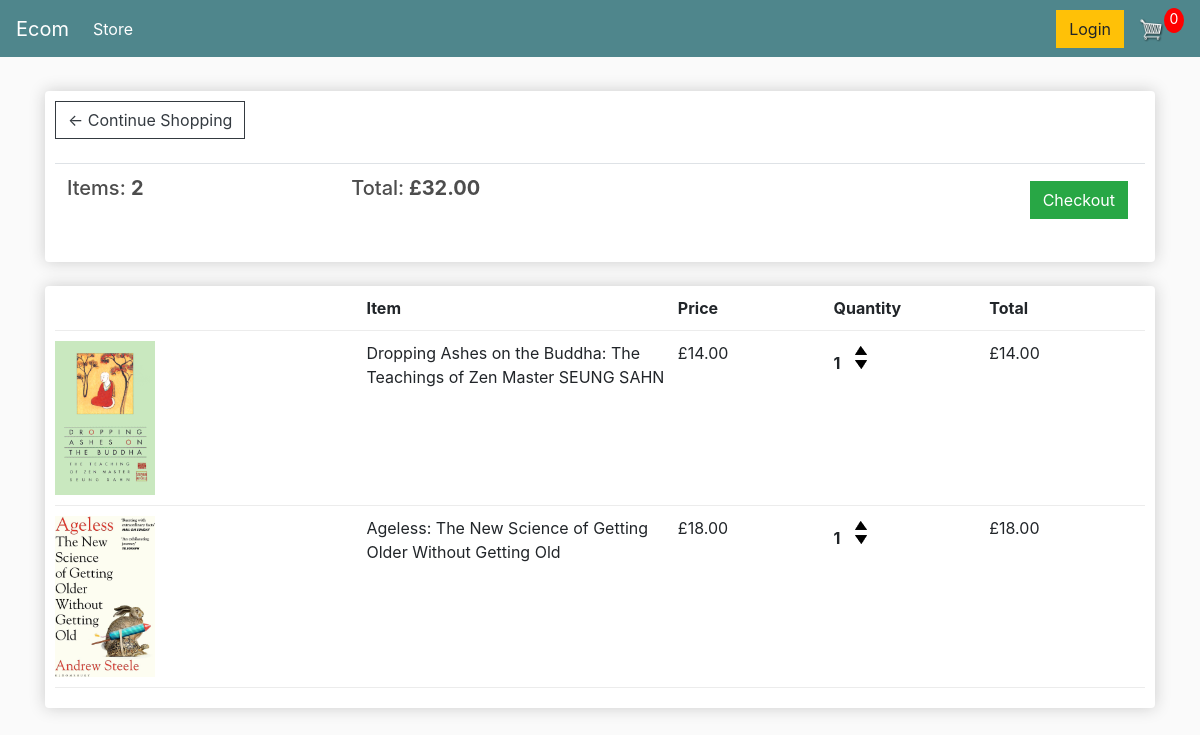
The app's page /cart/ (signed in) with its own data.
### store/models.py (models this page shows, shortened)
class Order(models.Model):
	customer = models.ForeignKey(Customer, on_delete=models.SET_NULL, null=True, blank=True)
	date_ordered = models.DateTimeField(auto_now_add=True)
	complete = models.BooleanField(default=False)
	transaction_id = models.CharField(max_length=100, null=True)
	@property
	def get_cart_total(self):
		orderitems = self.orderitem_set.all()
		total = sum([item.get_total for item in orderitems])
		return total
	@property
	def get_cart_items(self):
		orderitems = self.orderitem_set.all()
		total = sum([item.quantity for item in orderitems])
		return total

class OrderItem(models.Model):
	book = models.ForeignKey(Book, on_delete=models.SET_NULL, null=True)
	order = models.ForeignKey(Order, on_delete=models.SET_NULL, null=True)
	quantity = models.IntegerField(default=0, null=True, blank=True)
	date_added = models.DateTimeField(auto_now_add=True)
	@property
	def get_total(self):
		total = self.book.price * self.quantity
		return total

class Book(models.Model):
    title = models.CharField(max_length=200)
    author = models.CharField(max_length=200)
    price = models.FloatField()
    digital = models.BooleanField(default=False,null=True, blank=True)
    image = models.ImageField(null=True, blank=True)
    @property
    def imageURL(self):
        try:
            url = self.image.url
        except:
            url = ''
        return url

### store/views.py (the view)
# urls.py: path('cart/', views.cart, name="cart"),
def cart(request):
	if request.user.is_authenticated:
		customer = request.user.customer
		order, created = Order.objects.get_or_create(customer=customer, complete=False)
		items = order.orderitem_set.all()
	else:
		items = []
		order = {'get_cart_total':0, 'get_cart_items':0}
	context = {'items':items, 'order':order}
	return render(request, 'store/cart.html', context)

### store/templates/store/cart.html (shortened to what this page needs)
{% extends 'store/main.html' %} {% load static %} {% block content %}
<div class="row">
    <div class="col-lg-12">
        <div class="box-element">
            <a class="btn btn-outline-dark" href="{% url 'store' %}">&#x2190; Continue Shopping</a>
            <br />
            <br />
            <table class="table">
                <tr>
                    <th>
                        <h5>Items: <strong>{{order.get_cart_items}}</strong></h5>
                    </th>
                    <th>
                        <h5>Total:<strong> £{{order.get_cart_total|floatformat:2}}</strong></h5>
                    </th>
                    <th>
                        <a style="float: right; margin: 5px" class="btn btn-success" href="{% url 'checkout' %}">Checkout</a>
                    </th>
                </tr>
            </table>
        </div>
        <br />
        <div class="box-element">
            <div class="cart-row">
                <div style="flex: 2"></div>
                <div style="flex: 2"><strong>Item</strong></div>
                <div style="flex: 1"><strong>Price</strong></div>
                <div style="flex: 1"><strong>Quantity</strong></div>
                <div style="flex: 1"><strong>Total</strong></div>
            </div>
            {% for item in items %}
            <div class="cart-row">
                <div style="flex: 2">
                    <img class="row-image" src="{{item.book.imageURL}}" />
                </div>
                <div style="flex: 2"><p>{{item.book.title}}</p></div>
                <div style="flex: 1"><p>£{{item.book.price|floatformat:2}}</p></div>
                <div style="flex: 1">
                    <p class="quantity">{{item.quantity}}</p>
                    <div class="quantity">
                        <img class="chg-quantity" src="{% static  'images/arrow-up.png' %}" />
                        <img class="chg-quantity" src="{% static  'images/arrow-down.png' %}" />
                    </div>
                </div>
                <div style="flex: 1"><p>£{{item.get_total|floatformat:2}}</p></div>
            </div>
            {% endfor %}
        </div>
    </div>
    {% endblock content %}

### static/css/main.css (style rules this page uses)
body { background-color: hsl(0, 0%, 98%); }
h1,h2,h3,h4,h5,h6 { color:hsl(0, 0%, 30%); }
.box-element { box-shadow:hsl(0, 0%, 80%) 0 0 16px; background-color: #fff; border-radius: 4px; padding: 10px; }
.col-lg-4, .col-lg-6, .col-lg-8, .col-lg-12 { margin-top: 10px; }
.btn { border-radius: 0; }
.row-image { width: 100px; }
.cart-row { display: flex; align-items: flex-stretch; padding-bottom: 10px; margin-bottom: 10px; border-bottom: 1px solid #ececec; }
.quantity { display: inline-block; font-weight: 700; padding-right:10px; }
.chg-quantity { width: 12px; cursor: pointer; display: block; margin-top: 5px; transition:.1s; }

### records on screen
Order: get_cart_items "2", get_cart_total "32.00"
OrderItem: book.imageURL (picture), book "Dropping Ashes on the Buddha: The Teachings of Zen Master SEUNG SAHN", book.price "14.00", quantity "1", get_total "14.00"
OrderItem: book.imageURL (picture), book "Ageless: The New Science of Getting Older Without Getting Old", book.price "18.00", quantity "1", get_total "18.00"
